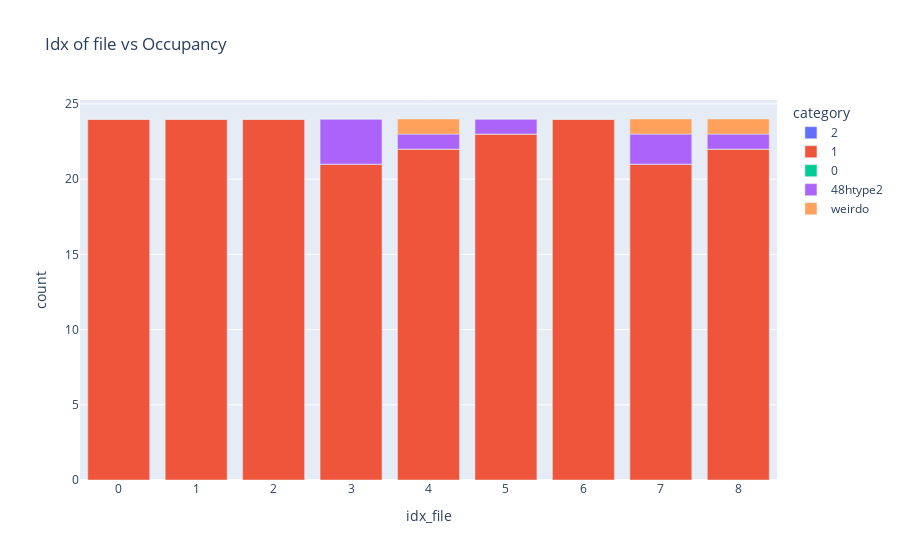

Notebook code for this chart:
### Code cell
tuple_metainfo = get_tuple_metainfo(coor_ref_structure_48n24_expanded, litype, el = "Li")
coor_48htype2_metainfo = get_coor_48htype2_metainfo(coor_ref_structure_48n24_expanded, el = 'Li')

file_loc_important_cols_sorted = file_loc_important_cols.sort_values("toten [eV]", ascending=True).reset_index()

idx_coor_cage_order = {0: np.array([0.97111, 0.25   , 0.25   ]), 3: np.array([0.02889, 0.75   , 0.25   ]),
                       1: np.array([0.02889, 0.25   , 0.75   ]), 2: np.array([0.97111, 0.75   , 0.75   ])}

coor_24g_array = np.array([item['coor'] for sublist in tuple_metainfo.values() for item in sublist if item['type'] == '24g'])
centroids, labels = kmeans_cluster_weirdos(coor_24g_array, amount_clusters = 4)
idx_cage_coor_24g = get_idx_cage_coor_24g(coor_24g_array, labels, idx_coor_cage_order, amount_clusters = 4)
create_POSCAR_weirdos_centroids_appended(coor_24g_array, centroids, direc_restructure_destination, lattice_constant, filename = "POSCAR_24g_centroids4")
tuple_cage_metainfo = get_tuple_cage_metainfo(tuple_metainfo, idx_cage_coor_24g)


category_labels_occupancy = {
    '2': '2',
    '1': '1',
    '0': '0',
    '48htype1': '48htype2',
    'weirdo': 'weirdo'
    # ... add more as needed
}

get_occupancy(file_loc_important_cols_sorted, coor_ref_structure_48n24_expanded, tuple_cage_metainfo, el = "Li")
df_occupancy = plot_occupancy(file_loc_important_cols_sorted, category_labels_occupancy)

### Figure 1 — Plotly figure (JSON) as saved in the notebook; plotly's stock layout.template omitted (floating-point values rounded to 4 significant figures)
{"data": [{"alignmentgroup": "True", "hovertemplate": "category=2<br>idx_file=%{x}<br>count=%{y}<extra></extra>", "legendgroup": "2", "marker": {"color": "#636efa", "pattern": {"shape": ""}}, "name": "2", "offsetgroup": "2", "orientation": "v", "showlegend": true, "textposition": "auto", "type": "bar", "x": [0, 1, 2, 3, 4, 5, 6, 7, 8], "xaxis": "x", "y": [0, 0, 0, 0, 0, 0, 0, 0, 0], "yaxis": "y"}, {"alignmentgroup": "True", "hovertemplate": "category=1<br>idx_file=%{x}<br>count=%{y}<extra></extra>", "legendgroup": "1", "marker": {"color": "#EF553B", "pattern": {"shape": ""}}, "name": "1", "offsetgroup": "1", "orientation": "v", "showlegend": true, "textposition": "auto", "type": "bar", "x": [0, 1, 2, 3, 4, 5, 6, 7, 8], "xaxis": "x", "y": [24, 24, 24, 21, 22, 23, 24, 21, 22], "yaxis": "y"}, {"alignmentgroup": "True", "hovertemplate": "category=0<br>idx_file=%{x}<br>count=%{y}<extra></extra>", "legendgroup": "0", "marker": {"color": "#00cc96", "pattern": {"shape": ""}}, "name": "0", "offsetgroup": "0", "orientation": "v", "showlegend": true, "textposition": "auto", "type": "bar", "x": [0, 1, 2, 3, 4, 5, 6, 7, 8], "xaxis": "x", "y": [0, 0, 0, 0, 0, 0, 0, 0, 0], "yaxis": "y"}, {"alignmentgroup": "True", "hovertemplate": "category=48htype2<br>idx_file=%{x}<br>count=%{y}<extra></extra>", "legendgroup": "48htype2", "marker": {"color": "#ab63fa", "pattern": {"shape": ""}}, "name": "48htype2", "offsetgroup": "48htype2", "orientation": "v", "showlegend": true, "textposition": "auto", "type": "bar", "x": [0, 1, 2, 3, 4, 5, 6, 7, 8], "xaxis": "x", "y": [0, 0, 0, 3, 1, 1, 0, 2, 1], "yaxis": "y"}, {"alignmentgroup": "True", "hovertemplate": "category=weirdo<br>idx_file=%{x}<br>count=%{y}<extra></extra>", "legendgroup": "weirdo", "marker": {"color": "#FFA15A", "pattern": {"shape": ""}}, "name": "weirdo", "offsetgroup": "weirdo", "orientation": "v", "showlegend": true, "textposition": "auto", "type": "bar", "x": [0, 1, 2, 3, 4, 5, 6, 7, 8], "xaxis": "x", "y": [0, 0, 0, 0, 1, 0, 0, 1, 1], "yaxis": "y"}], "layout": {"barmode": "relative", "legend": {"title": {"text": "category"}, "tracegroupgap": 0}, "title": {"text": "Idx of file vs Occupancy"}, "xaxis": {"anchor": "y", "domain": [0, 1], "title": {"text": "idx_file"}}, "yaxis": {"anchor": "x", "domain": [0, 1], "title": {"text": "count"}}}}
